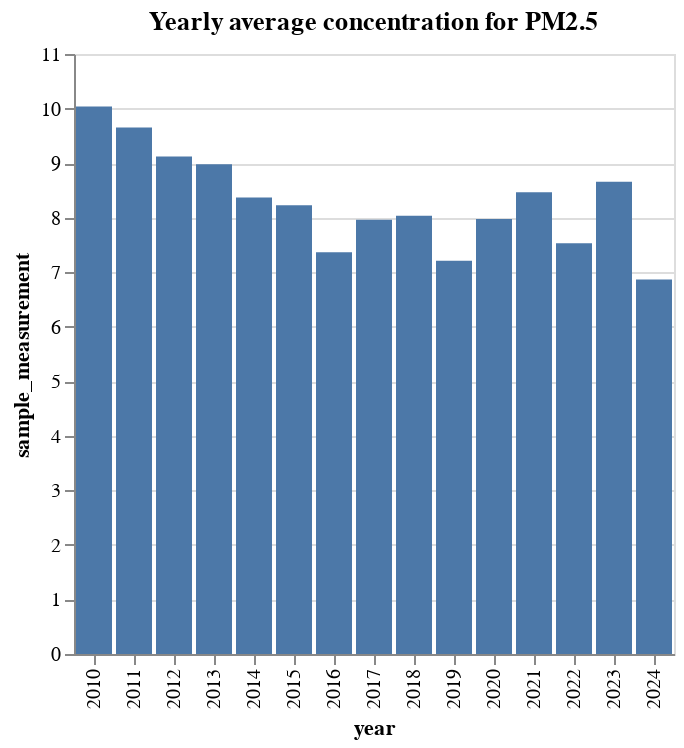

Notebook code cell kept with this figure:
### Code cell
alt.Chart(us_avg_pm2_by_year).mark_bar().encode(
    x=alt.X("year:N"),
    y="sample_measurement:Q"
).properties(
    title="Yearly average concentration for PM2.5"
)

### Figure 1 — Vega-Lite specification as saved in the notebook (floating-point values rounded to 4 significant figures)
{"config": {"view": {"continuousWidth": 300, "continuousHeight": 300}}, "data": {"name": "data-829799b152891db72c288373ec896496"}, "mark": {"type": "bar"}, "encoding": {"x": {"field": "year", "type": "nominal"}, "y": {"field": "sample_measurement", "type": "quantitative"}}, "title": "Yearly average concentration for PM2.5", "$schema": "https://vega.github.io/schema/vega-lite/v5.17.0.json", "datasets": {"data-829799b152891db72c288373ec896496": [{"year": 2010, "sample_measurement": 10.04}, {"year": 2011, "sample_measurement": 9.653}, {"year": 2012, "sample_measurement": 9.123}, {"year": 2013, "sample_measurement": 8.981}, {"year": 2014, "sample_measurement": 8.369}, {"year": 2015, "sample_measurement": 8.227}, {"year": 2016, "sample_measurement": 7.365}, {"year": 2017, "sample_measurement": 7.962}, {"year": 2018, "sample_measurement": 8.034}, {"year": 2019, "sample_measurement": 7.212}, {"year": 2020, "sample_measurement": 7.977}, {"year": 2021, "sample_measurement": 8.465}, {"year": 2022, "sample_measurement": 7.532}, {"year": 2023, "sample_measurement": 8.658}, {"year": 2024, "sample_measurement": 6.865}]}}
